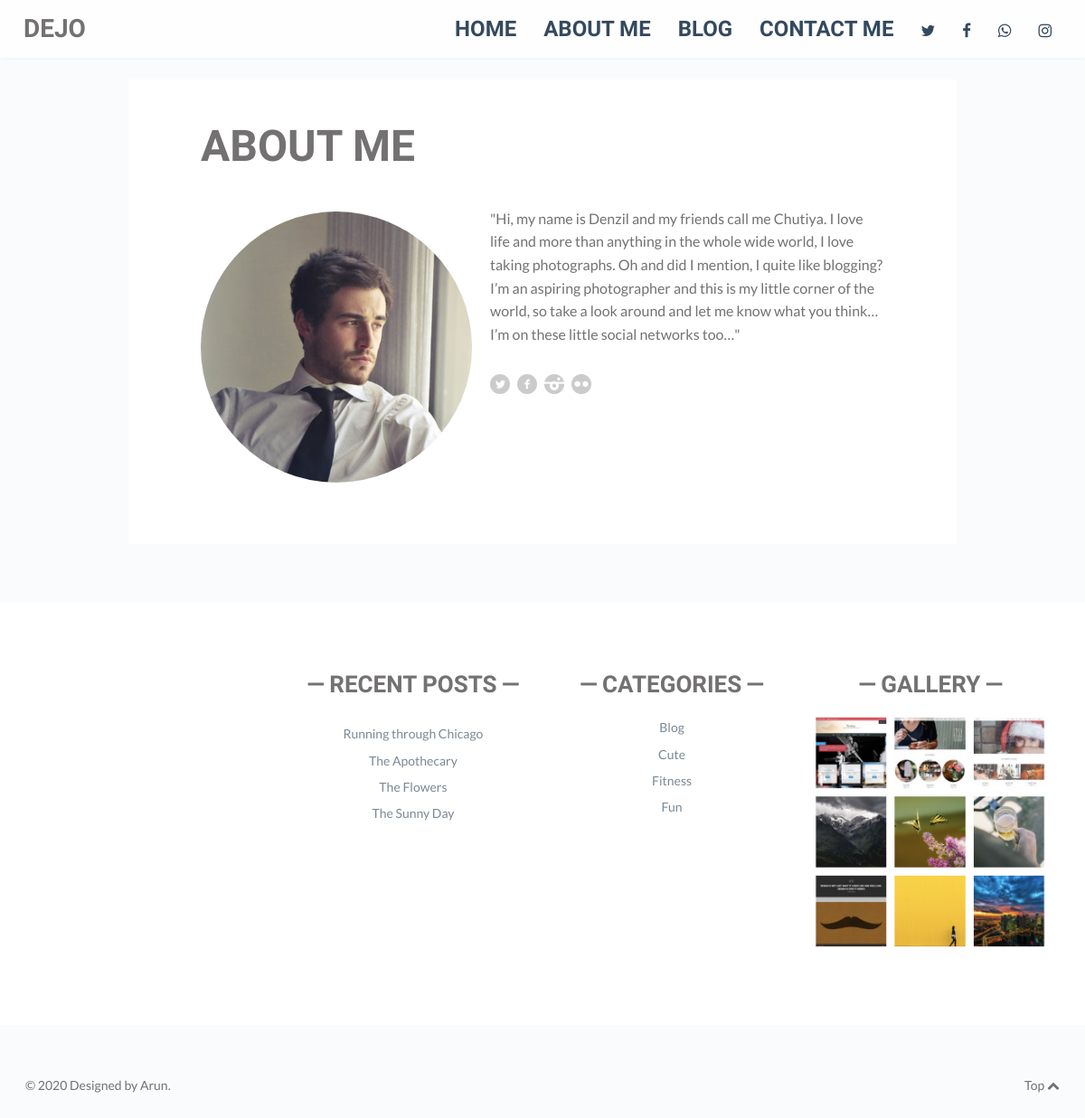
The page /about/ on the database its author committed.
### articles/models.py (models this page shows, shortened)
class Author(models.Model):
    user            = models.OneToOneField(User, on_delete=models.CASCADE)
    profile_picture = models.ImageField()
    aboutme         = models.TextField(blank = True)

### BlogItsy/views.py (the view)
# urls.py: url(r'^about/$', views.about, name="about"),
def about(request):
    author      = Author.objects.all()
    return render(request, 'about.html',{'author': author})

### templates/about.html (shortened to what this page needs)
{% extends 'base.html' %}
{% load static from staticfiles %}
{% block content %}
<div class="wrap full-wrap">
    <div class="main-wrap">
        <section class="main">
            <article class="post page">
               {% for ath in author %}
                <div class="inner">
                    <h1>About me</h1>
                    <div class="post-content">
                        <p><img class="size-full alignleft rounded" src="{{ ath.profile_picture.url }}" alt=".." width="300" height="300">
                          "{{ ath.aboutme }}"</p>
                            <p>
                                <a target="_self" class="social twitter black" href="#"> Twitter </a>
                                <a target="_self" class="social facebook black" href="#"> Facebook&nbsp;</a>
                                <a target="_self" class="social instagram black" href="#">&nbsp;instagram&nbsp;</a>
                                <a target="_self" class="social flickr black" href="#"> flickr&nbsp;</a>
                            </p>
                    </div>
                </div>
               {% endfor %}
            </article>
        </section>
    </div>
</div>
{% endblock content %}

### assets/css/print.css (style rules this page uses)
* { background: transparent !important; color: black !important; text-shadow: none !important; filter:none !important; -ms-filter: none !important; }
a, a:visited { color: #444 !important; text-decoration: underline; }
a[href]:after { content: " (" attr(href) ")"; }
.ir a:after, a[href^="javascript:"]:after, a[href^="#"]:after { content: ""; }
tr, img { page-break-inside: avoid; }
p, h2, h3 { orphans: 3; widows: 3; }
body { font-size: 14px; font-family: Arial, Verdana, sans-serif; }
section, div, article, aside, header .strap { float: left; width:100%; }
h1 { font-size: 200%; margin-bottom: 0; }

### rows shown on the page
Author: profile_picture (picture), aboutme "Hi, my name is Denzil and my friends call me Chutiya. I love life and more than anything in the whole wide world, I love taking photographs. Oh and did I mention, I quite like blogging? I’m an aspiring photographer and this is my little corner of the world, so take a look around and let me know what you think… I’m on these little social networks too…"
